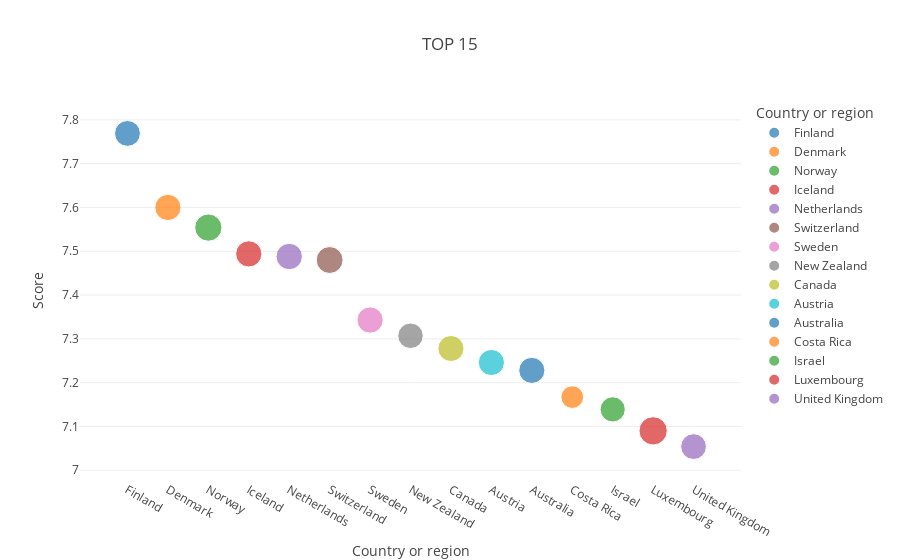

Notebook code cell kept with this figure:
### Code cell
#Scatter사용 
import plotly.express as px
happiest_countries = df.groupby(['Country or region'], sort = False)['Score', 'GDP per capita'].max()
top10 = happiest_countries.sort_values('Score', ascending = False)[:15]
fig = px.scatter(top10,
                x = top10.index,
                y = 'Score',
                size = 'GDP per capita',
                color = top10.index,
                template = 'xgridoff',
                title = 'TOP 15')
fig.show()

### Figure 1 — Plotly figure (JSON) as saved in the notebook; plotly's stock layout.template omitted (floating-point values rounded to 4 significant figures)
{"data": [{"hovertemplate": "Country or region=%{x}<br>Score=%{y}<br>GDP per capita=%{marker.size}<extra></extra>", "legendgroup": "Finland", "marker": {"color": "#1F77B4", "size": [1.34], "sizemode": "area", "sizeref": 0.004023, "symbol": "circle"}, "mode": "markers", "name": "Finland", "orientation": "v", "showlegend": true, "type": "scatter", "x": ["Finland"], "xaxis": "x", "y": [7.769], "yaxis": "y"}, {"hovertemplate": "Country or region=%{x}<br>Score=%{y}<br>GDP per capita=%{marker.size}<extra></extra>", "legendgroup": "Denmark", "marker": {"color": "#FF7F0E", "size": [1.383], "sizemode": "area", "sizeref": 0.004023, "symbol": "circle"}, "mode": "markers", "name": "Denmark", "orientation": "v", "showlegend": true, "type": "scatter", "x": ["Denmark"], "xaxis": "x", "y": [7.6], "yaxis": "y"}, {"hovertemplate": "Country or region=%{x}<br>Score=%{y}<br>GDP per capita=%{marker.size}<extra></extra>", "legendgroup": "Norway", "marker": {"color": "#2CA02C", "size": [1.488], "sizemode": "area", "sizeref": 0.004023, "symbol": "circle"}, "mode": "markers", "name": "Norway", "orientation": "v", "showlegend": true, "type": "scatter", "x": ["Norway"], "xaxis": "x", "y": [7.554], "yaxis": "y"}, {"hovertemplate": "Country or region=%{x}<br>Score=%{y}<br>GDP per capita=%{marker.size}<extra></extra>", "legendgroup": "Iceland", "marker": {"color": "#D62728", "size": [1.38], "sizemode": "area", "sizeref": 0.004023, "symbol": "circle"}, "mode": "markers", "name": "Iceland", "orientation": "v", "showlegend": true, "type": "scatter", "x": ["Iceland"], "xaxis": "x", "y": [7.494], "yaxis": "y"}, {"hovertemplate": "Country or region=%{x}<br>Score=%{y}<br>GDP per capita=%{marker.size}<extra></extra>", "legendgroup": "Netherlands", "marker": {"color": "#9467BD", "size": [1.396], "sizemode": "area", "sizeref": 0.004023, "symbol": "circle"}, "mode": "markers", "name": "Netherlands", "orientation": "v", "showlegend": true, "type": "scatter", "x": ["Netherlands"], "xaxis": "x", "y": [7.488], "yaxis": "y"}, {"hovertemplate": "Country or region=%{x}<br>Score=%{y}<br>GDP per capita=%{marker.size}<extra></extra>", "legendgroup": "Switzerland", "marker": {"color": "#8C564B", "size": [1.452], "sizemode": "area", "sizeref": 0.004023, "symbol": "circle"}, "mode": "markers", "name": "Switzerland", "orientation": "v", "showlegend": true, "type": "scatter", "x": ["Switzerland"], "xaxis": "x", "y": [7.48], "yaxis": "y"}, {"hovertemplate": "Country or region=%{x}<br>Score=%{y}<br>GDP per capita=%{marker.size}<extra></extra>", "legendgroup": "Sweden", "marker": {"color": "#E377C2", "size": [1.387], "sizemode": "area", "sizeref": 0.004023, "symbol": "circle"}, "mode": "markers", "name": "Sweden", "orientation": "v", "showlegend": true, "type": "scatter", "x": ["Sweden"], "xaxis": "x", "y": [7.343], "yaxis": "y"}, {"hovertemplate": "Country or region=%{x}<br>Score=%{y}<br>GDP per capita=%{marker.size}<extra></extra>", "legendgroup": "New Zealand", "marker": {"color": "#7F7F7F", "size": [1.303], "sizemode": "area", "sizeref": 0.004023, "symbol": "circle"}, "mode": "markers", "name": "New Zealand", "orientation": "v", "showlegend": true, "type": "scatter", "x": ["New Zealand"], "xaxis": "x", "y": [7.307], "yaxis": "y"}, {"hovertemplate": "Country or region=%{x}<br>Score=%{y}<br>GDP per capita=%{marker.size}<extra></extra>", "legendgroup": "Canada", "marker": {"color": "#BCBD22", "size": [1.365], "sizemode": "area", "sizeref": 0.004023, "symbol": "circle"}, "mode": "markers", "name": "Canada", "orientation": "v", "showlegend": true, "type": "scatter", "x": ["Canada"], "xaxis": "x", "y": [7.278], "yaxis": "y"}, {"hovertemplate": "Country or region=%{x}<br>Score=%{y}<br>GDP per capita=%{marker.size}<extra></extra>", "legendgroup": "Austria", "marker": {"color": "#17BECF", "size": [1.376], "sizemode": "area", "sizeref": 0.004023, "symbol": "circle"}, "mode": "markers", "name": "Austria", "orientation": "v", "showlegend": true, "type": "scatter", "x": ["Austria"], "xaxis": "x", "y": [7.246], "yaxis": "y"}, {"hovertemplate": "Country or region=%{x}<br>Score=%{y}<br>GDP per capita=%{marker.size}<extra></extra>", "legendgroup": "Australia", "marker": {"color": "#1F77B4", "size": [1.372], "sizemode": "area", "sizeref": 0.004023, "symbol": "circle"}, "mode": "markers", "name": "Australia", "orientation": "v", "showlegend": true, "type": "scatter", "x": ["Australia"], "xaxis": "x", "y": [7.228], "yaxis": "y"}, {"hovertemplate": "Country or region=%{x}<br>Score=%{y}<br>GDP per capita=%{marker.size}<extra></extra>", "legendgroup": "Costa Rica", "marker": {"color": "#FF7F0E", "size": [1.034], "sizemode": "area", "sizeref": 0.004023, "symbol": "circle"}, "mode": "markers", "name": "Costa Rica", "orientation": "v", "showlegend": true, "type": "scatter", "x": ["Costa Rica"], "xaxis": "x", "y": [7.167], "yaxis": "y"}, {"hovertemplate": "Country or region=%{x}<br>Score=%{y}<br>GDP per capita=%{marker.size}<extra></extra>", "legendgroup": "Israel", "marker": {"color": "#2CA02C", "size": [1.276], "sizemode": "area", "sizeref": 0.004023, "symbol": "circle"}, "mode": "markers", "name": "Israel", "orientation": "v", "showlegend": true, "type": "scatter", "x": ["Israel"], "xaxis": "x", "y": [7.139], "yaxis": "y"}, {"hovertemplate": "Country or region=%{x}<br>Score=%{y}<br>GDP per capita=%{marker.size}<extra></extra>", "legendgroup": "Luxembourg", "marker": {"color": "#D62728", "size": [1.609], "sizemode": "area", "sizeref": 0.004023, "symbol": "circle"}, "mode": "markers", "name": "Luxembourg", "orientation": "v", "showlegend": true, "type": "scatter", "x": ["Luxembourg"], "xaxis": "x", "y": [7.09], "yaxis": "y"}, {"hovertemplate": "Country or region=%{x}<br>Score=%{y}<br>GDP per capita=%{marker.size}<extra></extra>", "legendgroup": "United Kingdom", "marker": {"color": "#9467BD", "size": [1.333], "sizemode": "area", "sizeref": 0.004023, "symbol": "circle"}, "mode": "markers", "name": "United Kingdom", "orientation": "v", "showlegend": true, "type": "scatter", "x": ["United Kingdom"], "xaxis": "x", "y": [7.054], "yaxis": "y"}], "layout": {"legend": {"itemsizing": "constant", "title": {"text": "Country or region"}, "tracegroupgap": 0}, "title": {"text": "TOP 15"}, "xaxis": {"anchor": "y", "categoryarray": ["Finland", "Denmark", "Norway", "Iceland", "Netherlands", "Switzerland", "Sweden", "New Zealand", "Canada", "Austria", "Australia", "Costa Rica", "Israel", "Luxembourg", "United Kingdom"], "categoryorder": "array", "domain": [0, 1], "title": {"text": "Country or region"}}, "yaxis": {"anchor": "x", "domain": [0, 1], "title": {"text": "Score"}}}}
